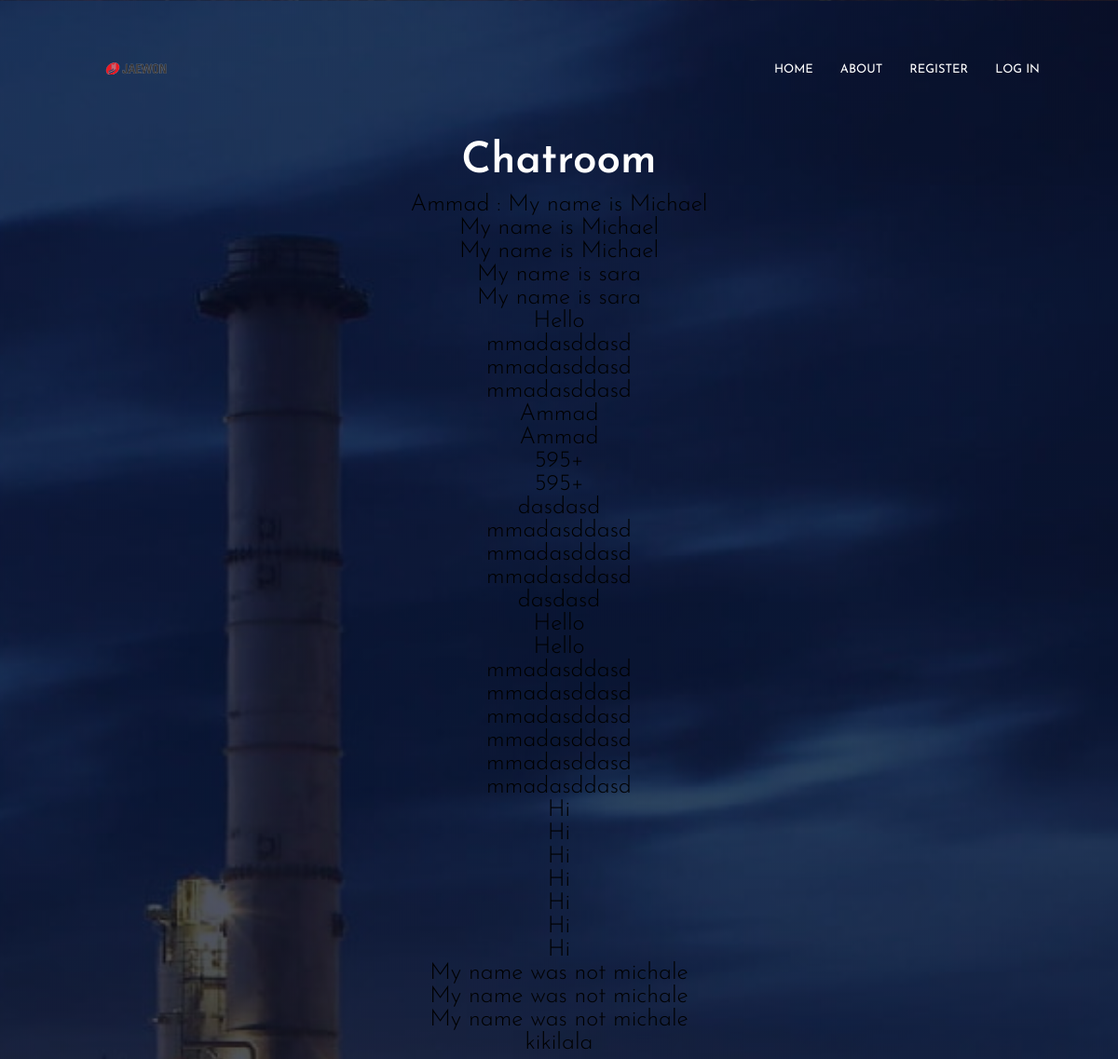
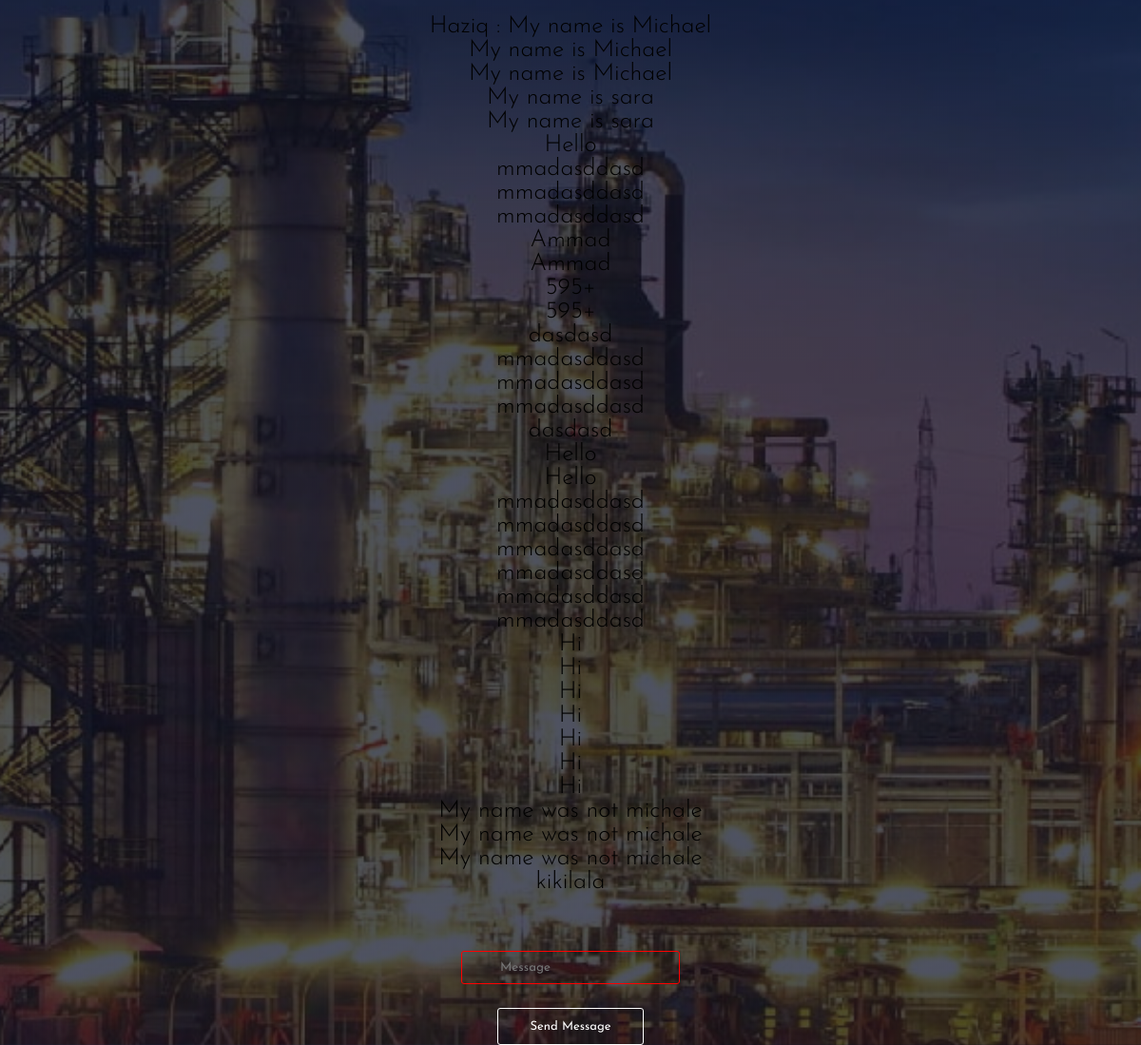
The page / on the database its author committed (2 pictures, top to bottom).
### tables this page shows
CREATE TABLE users (
    id INTEGER,
    username TEXT NOT NULL,
    hash TEXT,
    PRIMARY KEY(id)
);

CREATE TABLE message (
    id INTEGER,
    user_id INTEGER,
    message TEXT,
    PRIMARY KEY(id),
    FOREIGN KEY(user_id) REFERENCES users(id)
);

### app.py (the view)
@app.route("/")
def messages():
    usernames = db.execute("SELECT username from users;")
    MESSAGES = db.execute('SELECT * from message;')
    return render_template("chatroom.html", messages = MESSAGES, usernames=usernames)

### templates/chatroom.html (shortened to what this page needs)
{% extends "layout.html" %}
{% block main %}
<h1>Chatroom</h1>
{% for jinja_var in usernames %}
    <p>
        {{ jinja_var["username"] }} :
                {% for jinja_var in messages %}
                    {{ jinja_var["message"] }}<br>
                {% endfor %}
    </p>
{% endfor %}
<form action="/message" method="post" class="login-form">
    <div>
        <input required class="namenpass-box" type="text" placeholder="Message" name="message" id="message">
    </div>
    <div>
        <button class="hero-btn submit-btn" type="submit" name="submit">Send Message</button>
    </div>
</form>
{% endblock %}

### templates/layout.html (shortened to what this page needs)
<!DOCTYPE html>
<html lang="en">
<head>
    <link rel="stylesheet" href="/static/styles3.css">
    <link rel="stylesheet" href="https://stackpath.bootstrapcdn.com/font-awesome/4.7.0/css/font-awesome.min.css">
</head>
<body>
<section class="login-header">
    <nav>
        <a href="/test4">
            <img src="/static/jaewon.png">
        </a>
        <div class="nav-links" id="navLinks">
            <ul>
                <li><a href="/test4">HOME</a></li>
                <li><a href="/about">ABOUT</a></li>
                <li><a href="/register">REGISTER</a></li>
                <li><a href="/login">LOG IN</a></li>
            </ul>
        </div>
    </nav>
    {% block main %}{% endblock %}
</section>
</body>
</html>

### static/styles3.css (style rules this page uses)
* { margin: 0; padding: 0; font-family: 'Josefin Sans', sans-serif; }
nav { display: flex; padding: 2% 6%; justify-content: space-between; align-items: center; }
nav img { width: 150px; }
.nav-links { flex: 1; text-align: right; }
.nav-links ul li { list-style: none; display: inline-block; padding: 8px 12px; position: relative; }
.nav-links ul li a { color: #fff; text-decoration: none; font-size: 13px; }
.nav-links ul li a::after { content:''; height: 2px; width: 0%; background: red; display: block; margin: auto; transition: 0.3s; }
.hero-btn { display: inline-block; color: #fff; text-decoration: none; border: 1px solid #fff; padding: 12px 34px; font-size: 13px; background: transparent; position: relative; cursor: pointer; border-radius: 3px; }
h1 { font-size: 46px; font-weight: 600; }
p { color: black; font-size: 25px; font-weight: 300; line-height: 25px; padding: 10px; }
.login-header { min-height: 100vh; width: 100%; background-image: linear-gradient(rgba(4, 9, 30, 0.7),rgba(4, 9, 30, 0.7)),url(/static/back.jpg); background-position: center; background-size: cover; position: relative; text-align: center; color: white; }
.login-form { margin-top: 50px; }
.namenpass-box { padding:10px 40px; background: transparent; border: 1px solid red; border-radius: 3px; color: white; margin-bottom: 5px; }
.submit-btn { margin-top: 20px; }

### rows shown on the page
users: username "Ammad"
message: message "My name is Michael"
message: message "My name is Michael"
message: message "My name is Michael"
message: message "My name is sara"
message: message "My name is sara"
message: message "Hello"
message: message "mmadasddasd"
message: message "mmadasddasd"
message: message "mmadasddasd"
message: message "Ammad"
message: message "Ammad"
message: message "595+"
message: message "595+"
message: message "dasdasd"
message: message "mmadasddasd"
message: message "mmadasddasd"
message: message "mmadasddasd"
message: message "dasdasd"
message: message "Hello"
message: message "Hello"
message: message "mmadasddasd"
message: message "mmadasddasd"
message: message "mmadasddasd"
message: message "mmadasddasd"
message: message "mmadasddasd"
message: message "mmadasddasd"
message: message "Hi"
message: message "Hi"
message: message "Hi"
message: message "Hi"
message: message "Hi"
message: message "Hi"
message: message "Hi"
message: message "My name was not michale"
message: message "My name was not michale"
message: message "My name was not michale"
message: message "kikilala"
users: username "Haziq"
